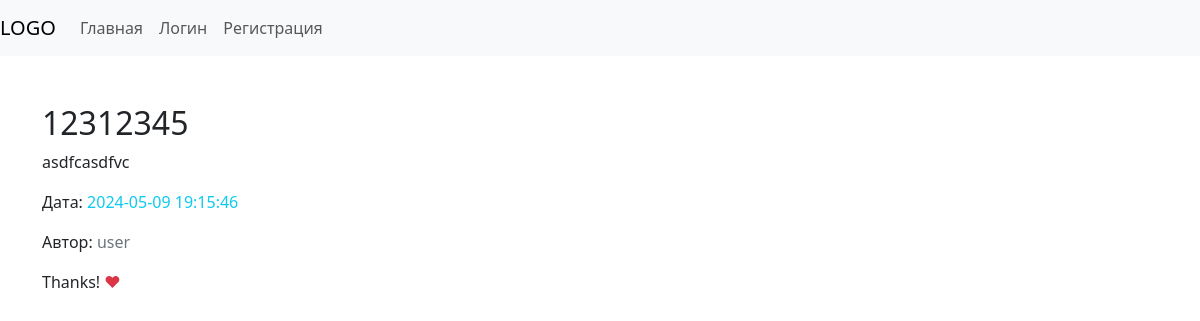
Screenshot of /blogs/52 with the database file from the repository.
### tables this page shows
CREATE TABLE `posts` (
  `id` int NOT NULL,
  `name` varchar(255) NOT NULL,
  `description` text NOT NULL,
  `user_id` int DEFAULT NULL,
  `date` datetime NOT NULL,
  `status` varchar(255) NOT NULL
);

CREATE TABLE `user` (
  `id` int NOT NULL,
  `login` varchar(255) NOT NULL,
  `email` varchar(255) NOT NULL,
  `password` varchar(255) NOT NULL,
  `role` varchar(255) NOT NULL,
  `token` varchar(255) DEFAULT NULL
);

### index.php (called while the page is built, shortened)
<?php
include_once('./Helpers/Utils.php');
include_once("./Router/Router.php");
include_once("./Db/Db.php");
include_once('./Controllers/PostsController.php');
$router = new Router();
$router->addRoute('GET', '/', function () {
    $posts = new PostsController();
    $posts = $posts->show();
    include_once("./Views/Pages/main.php");
});
$router->addRoute('GET', '/admin', function () {
    if(!Utils::checkAuth()) {
        Utils::setFlash('main_error', 'Нет прав');
        header('Location: /');
    } elseif (Utils::checkAuth() && !Utils::isAdmin()) {
        Utils::setFlash('main_error', 'Нет прав');
        header('Location: /');
    } else {
        $posts = new PostsController();
        $posts = $posts->getAll();
        include_once("./Views/Pages/admin.php");
    }
});
$router->addRoute('GET', '/my', function () {
    $posts = new PostsController();
    $posts = $posts->getMy();
    include_once("./Views/Pages/my-post.php");
});
$router->addRoute('GET', '/my/:status', function ($status) {
    $posts = new PostsController();
    $posts = $posts->getMy($status);
    include_once("./Views/Pages/my-post.php");
});
$router->addRoute('GET', '/login', function () {
    if (Utils::checkAuth()) {
        header('Location: /');
    }
    include_once("./Views/Pages/Login.php");
});
$router->addRoute('POST', '/login', function () {
    if (Utils::checkAuth()) {
        echo json_encode(['status' => 'error', 'message' => 'вы уже авторизованы']);
    } else {
        $auth = new AuthController();
        $auth->login($_POST['login'], $_POST['password']);
    }
});
$router->addRoute('GET', '/logout', function () {
    if (Utils::checkAuth()) {
        unset($_SESSION['user']);
        Utils::redirect('login');
    } else {
        Utils::setFlash('login_error', 'Вы не были зарегистрированы!');
        Utils::redirect('login');
    }
});
$router->addRoute('GET', '/register', function () {
    if (Utils::checkAuth()) {
        header('Location: /');
    }
    include_once("./Views/Pages/Register.php");
});
$router->addRoute('POST', '/register', function () {
    if (Utils::checkAuth()) {
        echo json_encode(['status' => 'error', 'message' => 'вы уже авторизованы']);
    } else {
        $auth = new AuthController();
        $auth->register($_POST['login'], $_POST['email'], $_POST['password'], $_POST['confirm_password']);
    }
});
$router->addRoute('GET', '/blogs/:blogID', function ($blogID) {
    $post = new PostsController();
    $post = $post->getOne((int)$blogID);
    $rights = null;
    if ($post && !Utils::checkAuth() && $post['status'] != StatusEnum::PUBLISHED->value) {
        $rights = 'Нет доступа!';
    }
    if ($post && Utils::checkAuth() && $post['status'] != StatusEnum::PUBLISHED->value && !Utils::checkRights($post)) {
        $rights = 'Нет доступа!';
    }
    include_once("./Views/Pages/post.php");
});
$router->addRoute('GET', '/post/create', function () {
    if (!Utils::checkAuth()) {
        $rights = 'Нет доступа!';
    }
    include_once("./Views/Pages/create-post.php");
});
$router->addRoute('POST', '/post/create', function () {
    if (!Utils::checkAuth()) {
        echo json_encode(['status' => 'error', 'message' => 'Нет прав']);
    } else {
        $post = new PostsController();
        $post = $post->store($_POST['name'], $_POST['description']);
    }
});
$router->addRoute('GET', '/post/delete/:id', function ($id) {
    $post = new PostsController();
    $post = $post->getOne((int)$id);
    $rights = Utils::checkRights($post);
    if (!Utils::checkAuth()) {
        Utils::setFlash('login_error', 'Нужна аторизация!');
        Utils::redirect('login');
        exit;
    }
    if ($post && !$rights) {
        Utils::setFlash('post_error', 'Нет прав!');
    }
    if(!$post) {
        Utils::setFlash('post_error', 'Нет такого поста!');
    }
    if($post && $rights) {
        $post = new PostsController();
        $post = $post->delete($id);
        Utils::setFlash('post_success', 'Удалено!');
    }
    if(!empty($_SERVER['HTTP_REFERER']) && $rights) {
        header('Location: ' . $_SERVER['HTTP_REFERER']);
        exit;
    } else {
        Utils::setFlash('main_error', 'Нет прав!');
        header('Location: /');
    }
});
$router->addRoute('GET', '/post/edit/:blogID', function ($blogID) {
    $post = new PostsController();
    $post = $post->getOne((int)$blogID);
    $rights = null;
    if ($post && !Utils::checkAuth() && $post['status'] != StatusEnum::PUBLISHED->value) {
        $rights = 'Нет доступа!';
    }
    if ($post && Utils::checkAuth() && $post['status'] != StatusEnum::PUBLISHED->value && !Utils::checkRights($post)) {
        $rights = 'Нет доступа!';
    }
    include_once("./Views/Pages/post-edit.php");
});
$router->addRoute('POST', '/post/edit/', function () {
    $post = new PostsController();
    $post = $post->getOne((int)$_POST['id']);
    $status = !empty($_POST['status']) ?  $_POST['status'] : null;
    $rights = null;
    if (!Utils::checkAuth()) {
        echo json_encode(['status' => 'error', 'message' => 'Авторизуйтесь']);
    } elseif ($post && Utils::checkAuth() && !Utils::checkRights($post)) {
        echo json_encode(['status' => 'error', 'message' => 'Нет прав']);
    } elseif (!$post && Utils::checkAuth()) {
        echo json_encode(['status' => 'error', 'message' => 'Такого поста нет!']);
    }else {
        $post = new PostsController();
        $post = $post->edit($_POST['id'], $_POST['name'], $_POST['description'], $status);
    }
});
$router->matchRoute();

### Helpers/Utils.php (called while the page is built, shortened)
<?php
class Utils
{
    public static function checkAuth(): bool
    {
        if (!empty($_SESSION['user'])) {
            $sql = 'select * from user where id=:id or token=:token';
            $user = Db::conn()->prepare($sql);
            $user->execute([
                'id' => $_SESSION['user']['id'],
                'token' => $_SESSION['user']['token'],
            ]);
            $user = $user->fetch(PDO::FETCH_ASSOC);
            if ($user) {
                return true;
            } else {
                return false;
            }
        } else {
            return false;
        }
    }
}

### Db/Db.php (called while the page is built, shortened)
<?php
class Db
{
    private static $dbInstance = null;
    public static function conn() {
        if ( self::$dbInstance == null  ) {
            try {
                self::$dbInstance = new PDO("mysql:host=mysql;dbname=td_complect", "root", "root");
            } catch (Exception $e) {
                echo $e->getMessage();
            }
        }
        return self::$dbInstance;
    }
}

### Controllers/PostsController.php (called while the page is built, shortened)
<?php
class PostsController
{
    public function getOne(int $id)
    {
        $sql = 'SELECT p.id,p.name, p.description, p.date, p.status, u.login as author, p.user_id FROM posts as p left join user as u on p.user_id=u.id where p.id= :id';
        $stmt = Db::conn()->prepare($sql);
        $stmt->execute([
            'id' => $id,
        ]);
        $post = $stmt->fetch(PDO::FETCH_ASSOC);
        return $post;
    }
}

### Views/Pages/post.php (the view, shortened to what this page needs)
<!DOCTYPE html>
<?php
include_once($_SERVER['DOCUMENT_ROOT'] . '/Views/Partials/head.php');
?>
<body>
<?php
include_once($_SERVER['DOCUMENT_ROOT'] . '/Views/Partials/header.php');
?>
<div class="container">
    <ul class="list-group mt-5">
        <?php
        if (empty($post)) {
            ?><h1> Нет такого поста!</h1><?php
        } elseif (!empty($rights)) {
            ?><h1> Нет доступа!</h1><?php
        } else {
            ?>
            <h1 class="h2"><?= $post['name'] ?></h1>
            <p><?= $post['description'] ?></p>
            <p> Дата: <span class="text-info"><?= $post['date'] ?></span></p>
            <p> Автор: <span class="text-secondary"><?= $post['author'] ?></span></p>
            <p>Thanks! <span class="text-danger">♥</span></p>
            <?php
        }
        ?>
    </ul>
</div>
</body>

### Router/Router.php (shortened to what this page needs)
<?php
class Router
{
    protected $routes = [];
    public function addRoute(string $method, string $url, callable $target) : void
    {
        $this->routes[$method][$url] = $target;
    }
    public function matchRoute() : void
    {
        $method = $_SERVER['REQUEST_METHOD'];
        $url = $_SERVER['REQUEST_URI'];
        if (isset($this->routes[$method])) {
            foreach ($this->routes[$method] as $routeUrl => $target) {
                $pattern = preg_replace('/\/:([^\/]+)/', '/(?P<$1>[^/]+)', $routeUrl);
                if (preg_match('#^' . $pattern . '$#', $url, $matches)) {
                    $params = array_filter($matches, 'is_string', ARRAY_FILTER_USE_KEY);
                    call_user_func_array($target, $params);
                    return;
                }
            }
        }
    }
}

### Views/Partials/header.php (shortened to what this page needs)
<header>
    <nav class="navbar navbar-expand-lg navbar-light bg-light">
        <a class="navbar-brand" href="#">LOGO</a>
        <div class="collapse navbar-collapse" id="navbarSupportedContent">
            <ul class="navbar-nav mr-auto">
                <li class="nav-item active">
                    <a class="nav-link" href="/">Главная</a>
                </li>
                <?php
                    if(Utils::checkAuth()) {
                        ?>
                        <li class="nav-item dropdown">
                            <a class="nav-link dropdown-toggle" href="#" id="navbarDropdown" role="button" data-bs-toggle="dropdown" aria-expanded="false">
                                    <?=$_SESSION['user']['login']?>
                            </a>
                            <div class="dropdown-menu" aria-labelledby="navbarDropdown">
                                <?php
                                    if(Utils::isAdmin()) {
                                        ?>
                                            <a class="dropdown-item" href="/admin">Админка</a>
                                        <?php
                                    }
                                ?>
                                <a class="dropdown-item" href="/post/create">Добавить пост</a>
                                <a class="dropdown-item" href="/my">Мои посты</a>
                                <a class="dropdown-item" href="/logout">Выйти</a>
                            </div>
                        </li>
                        <?php
                    } else {
                        ?>
                            <li class="nav-item active">
                                <a class="nav-link" href="/login">Логин</a>
                            </li>
                            <li class="nav-item active">
                                <a class="nav-link" href="/register">Регистрация</a>
                            </li>
                        <?php
                    }
                ?>
            </ul>
        </div>
    </nav>
</header>

### rows the page displays
posts: name "12312345", description "asdfcasdfvc", date "2024-05-09 19:15:46", user.login "user"
